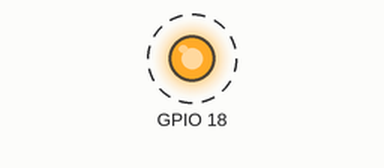
The program below on a simulated Raspberry Pi (BCM pin numbers). Parts: output pins drawn as LEDs (lit = HIGH). Dashed ring = blinking.

Above: at 0.2 s.
Timing chart, 0 to 3.0 s (numbered marks = the images above):
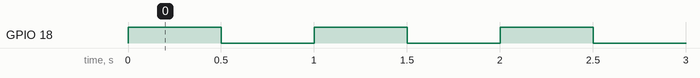

Measured:
- by itself, GPIO 18: alternates HIGH for 0.50 s and LOW for 0.50 s

The program:

raspi_led.py
```python
import RPi.GPIO as GPIO
import time

def init_led(pin):
    GPIO.setwarnings(False)
    GPIO.setmode(GPIO.BCM)
    GPIO.setup(pin, GPIO.OUT)

def open_led(pin):
    GPIO.output(pin, GPIO.HIGH)

def close_led(pin):
    GPIO.output(pin, GPIO.LOW)

if __name__ == '__main__':
    GPIO.setwarnings(False)
    init_led(18)
    while True:
        open_led(18)
        time.sleep(0.5)
        close_led(18)
        time.sleep(0.5)
```
